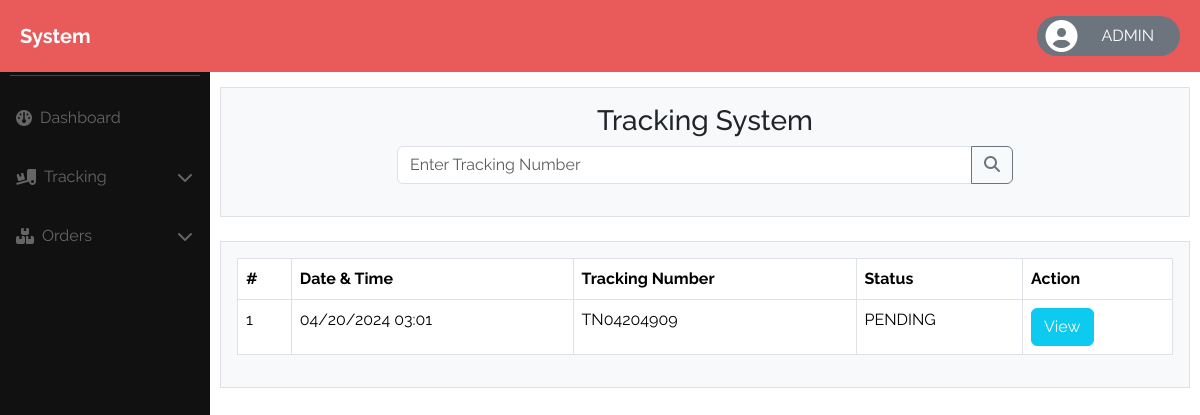
/track.php, run on the app's committed database.
### tables this page shows
CREATE TABLE `tbl_trackinginformation` (
  `TrackingID` int(100) NOT NULL,
  `TrackingNumber` varchar(10) NOT NULL,
  `OrderID` int(100) NOT NULL,
  `TrackingStatusID` int(100) NOT NULL,
  `PostLocationID` int(100) NOT NULL,
  `DestinationPostID` int(11) DEFAULT NULL,
  `InitialDate` datetime DEFAULT NULL
);

CREATE TABLE `tbl_trackingstatus` (
  `TrackingStatusID` int(100) NOT NULL,
  `Status` varchar(200) NOT NULL
);

### track.php (the view, shortened to what this page needs)
<?php
include "template/header.php";
include "page-includes/sidebar.php";
include "page-includes/navbar.php";
$sql_FetchTracks = "SELECT tti.*, ts.Status
FROM tbl_trackinginformation tti
INNER JOIN tbl_trackingstatus ts ON tti.TrackingStatusID = ts.TrackingStatusID
ORDER BY tti.InitialDate DESC";
?>
<div class="main">
    <div class="container-fluid bg-light p-3 border">
        <h3 class="text-center">Tracking System</h3>
        <div class="row d-flex justify-content-center">
            <div class="col-lg-8 col-sm-12 col-md-10">
                <form method="GET" action="">
                    <div class="input-group mb-3">
                        <input type="text" class="form-control" name="search" placeholder="Enter Tracking Number" aria-label="Enter Tracking Number" aria-describedby="button-search">
                        <button class="btn btn-outline-secondary" type="submit" id="button-search" name="submit"><i class="fa-solid fa-magnifying-glass"></i></button>
                    </div>
                </form>
            </div>
        </div>
    </div>
    <br>
    <div class="container-fluid bg-light p-3 border">
        <div class="table-responsive">
            <table class="table table-bordered">
                <thead>
                    <tr>
                        <th>#</th>
                        <th>Date & Time</th>
                        <th>Tracking Number</th>
                        <th>Status</th>
                        <th>Action</th>
                    </tr>
                </thead>
                <tbody>
                    <?php
                    $RowCount = 0;
                    $result = mysqli_query($conn, $sql_FetchTracks);
                    if (mysqli_num_rows($result) > 0) {
                        while ($row = mysqli_fetch_assoc($result)) {
                    ?>
                            <tr>
                                <td><?= ++$RowCount ?></td>
                                <td><?= date('m/d/Y H:i', strtotime($row['InitialDate'])) ?></td>
                                <td><?= $row['TrackingNumber'] ?></td>
                                <td><?= $row['Status'] ?></td>
                                <td><a type="button" href="track-details.php?id=<?= $row['TrackingID'] ?>" class="btn btn-info text-white">View</a></td>
                            </tr>
                    <?php }
                    } else {
                        echo "<tr><td colspan='5' class='text-center'>No tracking information found.</td></tr>";
                    } ?>
                </tbody>
            </table>
        </div>
    </div>
</div>
<?php
include "template/footer.php";
?>

### assets/css/style.css (style rules this page uses)
body { font-family: "Raleway", sans-serif; }
.btn-info { color: white!important; }
.main { margin: 15px 10px 10px 220px !important; }

### data on the page
tbl_trackinginformation: InitialDate "04/20/2024 03:01", TrackingNumber "TN04204909", TrackingStatusID.Status "PENDING"
